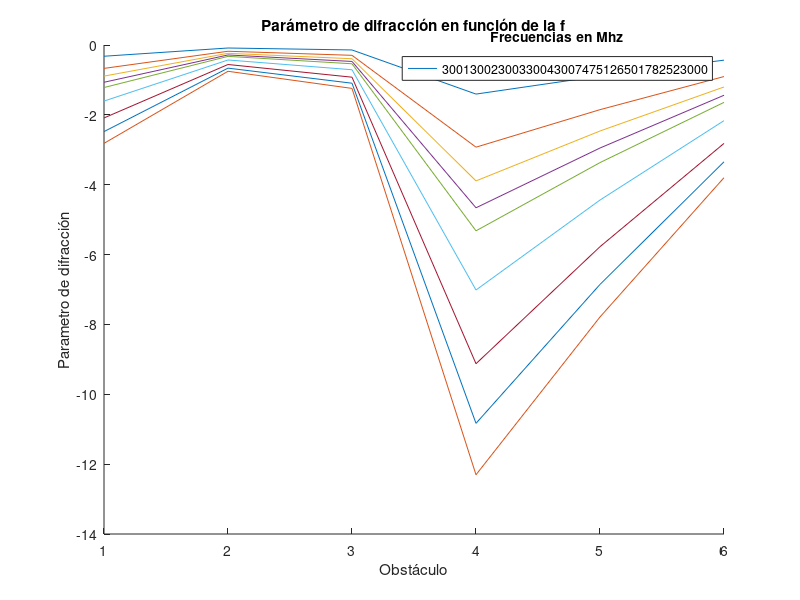
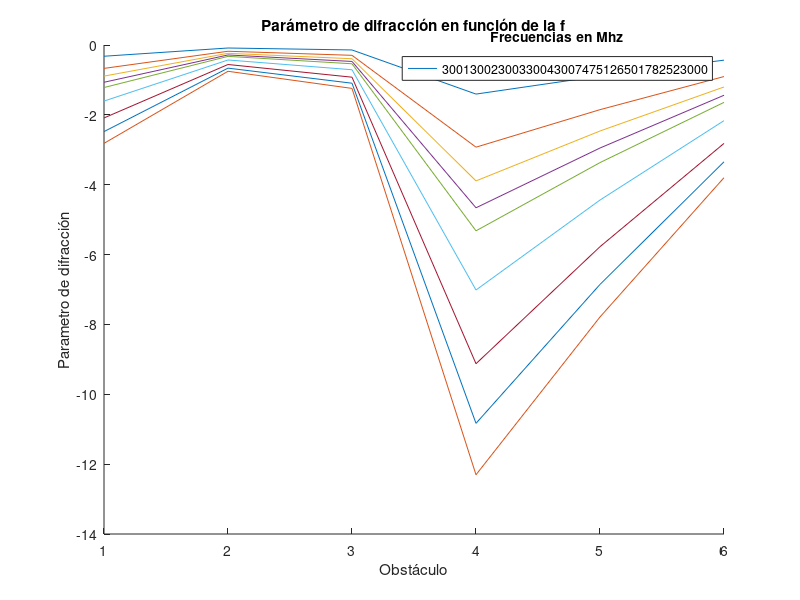
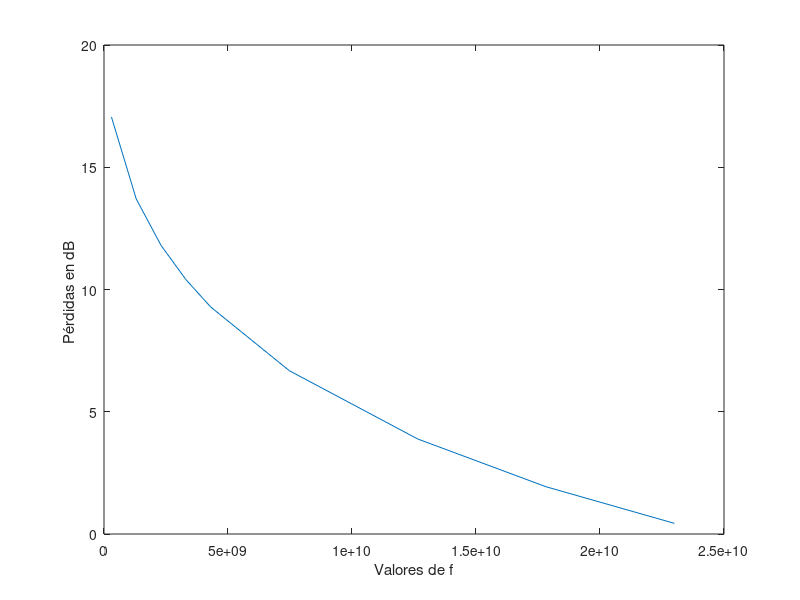
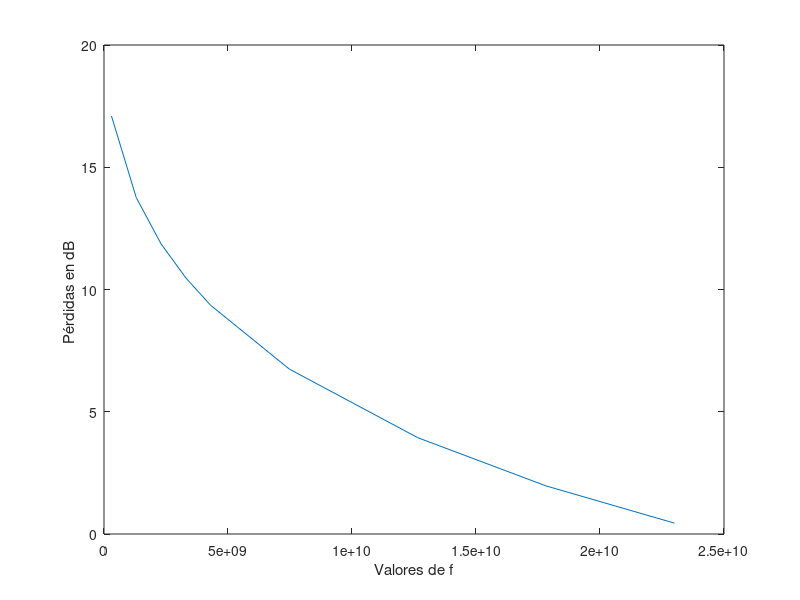

MATLAB code to generate these figures, in order:
%  EJERCICIO 1.3*-*-*-*-*-*-*-*-*-*-*-*-*-*-*-*-*-*-*-*--*-*-*-*-*-*-*-*-*
clear;clc;close all;
K      = 4/3;
c      = 3e8;
f      = [300,1300, 2300, 3300, 4300,7475,12650, 17825, 23000].*1e6;
lambda = c./f;
d      = 20.09e3;
R0     = 6370e3;
Re     = R0*K;
h1     = 807;

e  = [797 800 803 799 735 760 788 805];
a  = [10 0 0 0 0 0 0  8];
d1 = [0 0.806e3 1.910e3 3.721e3 7.831e3 10.955e3 14.965e3 d];
d2 = d - d1;

flecha         = d1.*d2/(2*Re);
altura_rayo    = ((e(end)+a(end)-e(1)-a(1))/d)*d1 + e(1)+a(1);
despejamiento  = e + flecha - altura_rayo;
    
numero_iteraciones    = size(lambda);
columnas              = size(f);

for iteracion=1:numero_iteraciones(2)
    R1(iteracion,:) = sqrt(lambda(1,iteracion)*d1.*d2/d); %Altura del primer rayo de Fresnel    
end

despejamiento(:,1)    =[];
despejamiento(:,end)  =[];
d1(:,1)        =[];
d1(:,end)      =[];
R1(:,1)        =[];
R1(:,end)      =[];
flecha(:,1)    =[];
flecha(:,end)  =[];
e(:,1) = [];
e(:,end) = [];

d2=d-d1;

obstaculo_mayor          = max(e);
posicion_obstaculo_mayor = find(e==obstaculo_mayor);
uve                      = sqrt(2)*despejamiento./R1;
Ldif_iterado             = 6.9 + 20*log10(sqrt((uve-0.1).^2 +1) + uve-0.1);


Ldif_sd                                      = zeros(1,numero_iteraciones(2));
uve_obstaculo_principal_y_subvano            = zeros(numero_iteraciones(2),3);
posicion_uve_menos_negativo_inferior_subvano = zeros(numero_iteraciones(2),3);
altura_rayo(:,1) = [];
altura_rayo(:,end) = [];

flecha        = (d1.*d2)/(2*Re);
despejamiento =  e + flecha - altura_rayo;
for iteracion=1:numero_iteraciones(2)       
    uve_iterado(iteracion,:)   = sqrt(2)*despejamiento./R1(iteracion,:);   
end
figure(1);title("Parámetro de difracción en función de la f")
% find(uve_iterado(5,:) < -0.78)
for iteracion=1:numero_iteraciones(2)
    hold on
    plot(uve(iteracion,:));
    xticks(1:7)
    hold off
end

frec = ["300","1300", "2300", "3300", "4300","7475","12650","17825","23000"];
ylabel("Parametro de difracción");xlabel("Obstáculo");
lgd = legend(frec);title(lgd,'Frecuencias en Mhz');


d_izq   = d1(2);
d1_izq  = d1(1);
d2_izq  = d1(2)-d1(1);
h2_izq  = e(2);
h1_izq  = h1;
AlturaRayo_izq   = ((h2_izq-h1_izq)/d_izq)*d1_izq+h1_izq;


Flecha_izquierda        = (d1_izq*d2_izq)/(2*Re);
Despejamiento_izquierda = Flecha_izquierda + e(1) - AlturaRayo_izq;      
        
d_drch  = d2(2);
d1_drch = d1(3)-d1(2);
d2_drch = d2(3);
h2_drch = e(6);
h1_drch = e(2);
AlturaRayo_drch  = ((h2_drch-h1_drch)/d_drch)*d1_drch+h1_drch;

Flecha_derecha        = (d1_drch*d2_drch)/(2*Re);
Despejamiento_derecha = Flecha_derecha + e(1) - AlturaRayo_drch;   

C =10+0.04*(d1(2)/1000+d2(2)/1000);

figure(5);title("Ldiff obstáculos con V > -0.78")
for iteracion=1:numero_iteraciones(2)

   %IZQUIERDA 
        R1_izq(iteracion,:)        = sqrt(lambda(1,iteracion)*d1_izq*d2_izq/d_izq);
  
        uve_izquiera(iteracion,:)  = sqrt(2)*(Despejamiento_izquierda./R1_izq(iteracion,:));
        
        Lad_izquierda(iteracion,:) = 6.9 + 20*log10(sqrt((uve_izquiera(iteracion,:)-0.1).^2 +1) + uve_izquiera(iteracion,:)-0.1)
   %DERECHA
     
        R1_drch(iteracion,:)     = sqrt(lambda(1,iteracion)*d1_drch*d2_drch/d_drch);
        
        uve_derecha(iteracion,:) = sqrt(2)*(Despejamiento_derecha./R1_drch(iteracion,:));
      
        Lad_derecha(iteracion,:) = 6.9 + 20*log10(sqrt((uve_derecha(iteracion,:)-0.1).^2 +1) + uve_derecha(iteracion,:)-0.1)
     
        T(iteracion,:) =1-exp(-(max(Ldif_iterado(iteracion,:)))/6);
   
   Ldiff_totales(iteracion,:) = max(Ldif_iterado(iteracion,:)) + T(iteracion,:)*(Lad_derecha(iteracion,:) + Lad_izquierda(iteracion,:) + C)

   
end
plot(f,Ldiff_totales)
ylabel("Pérdidas en dB ");xlabel("Valores de f");

% *-*-*--*-*-*-*-*-*-*-*-*-*-*-*
K      = 4/3;
c      = 3e8;
f      = [300,1300, 2300, 3300, 4300,7475,12650, 17825, 23000].*1e6;
lambda = c./f;
d      = 20.09e3;
R0     = 6370e3;
Re     = R0*K;
h1     = 807;

e  = [797 800 803 799 735 760 788 805];
a  = [10 0 0 0 0 0 0  8];
d1 = [0 0.806e3 1.910e3 3.721e3 7.831e3 10.955e3 14.965e3 d];
d2 = d - d1;

flecha         = d1.*d2/(2*Re);
altura_rayo    = ((e(end)+a(end)-e(1)-a(1))/d)*d1 + e(1)+a(1);
despejamiento  = e + flecha - altura_rayo;
for iteracion=1:numero_iteraciones(2)
    R1_2(iteracion,:) = sqrt(lambda(1,iteracion)*d1.*d2/d); %Altura del primer rayo de Fresnel    
end
despejamiento(:,1)    =[];
despejamiento(:,end)  =[];
d1(:,1)        =[];
d1(:,end)      =[];
R1_2(:,1)        =[];
R1_2(:,end)      =[];
flecha(:,1)    =[];
flecha(:,end)  =[];
e(:,1) = [];
e(:,end) = [];

obstaculo_mayor          = max(e);
posicion_obstaculo_mayor = find(e==obstaculo_mayor);
uve                      = sqrt(2)*despejamiento./R1;
Ldif_iterado             = 6.9 + 20*log10(sqrt((uve-0.1).^2 +1) + uve-0.1);


Ldif_sd                                      = zeros(1,numero_iteraciones(2));
uve_obstaculo_principal_y_subvano            = zeros(numero_iteraciones(2),3);
posicion_uve_menos_negativo_inferior_subvano = zeros(numero_iteraciones(2),3);
altura_rayo(:,1) = [];
altura_rayo(:,end) = [];

despejamiento =  e + flecha - altura_rayo;
for iteracion=1:numero_iteraciones(2)       
    uve_iterado(iteracion,:)   = sqrt(2)*despejamiento./R1_2(iteracion,:);   
end
figure(2);title("Parámetro de difracción en función de la f")
% find(uve_iterado(5,:) < -0.78)
for iteracion=1:numero_iteraciones(2)
    hold on
    plot(uve(iteracion,:));
    xticks(1:7)
    hold off
end

frec = ["300","1300", "2300", "3300", "4300","7475","12650","17825","23000"];
ylabel("Parametro de difracción");xlabel("Obstáculo");
lgd = legend(frec);title(lgd,'Frecuencias en Mhz');


d_izq   = d1(2);
d1_izq  = d1(1);
d2_izq  = d1(2)-d1(1);
h2_izq  = e(2);
h1_izq  = h1;
AlturaRayo_izq   = ((h2_izq-h1_izq)/d_izq)*d1_izq+h1_izq;


Flecha_izquierda        = (d1_izq*d2_izq)/(2*Re);
Despejamiento_izquierda = Flecha_izquierda + e(1) - AlturaRayo_izq;      
        
d_drch  = d2(2);
d1_drch = d1(3)-d1(2);
d2_drch = d2(3);
h2_drch = e(6);
h1_drch = e(2);
AlturaRayo_drch  = ((h2_drch-h1_drch)/d_drch)*d1_drch+h1_drch;

Flecha_derecha        = (d1_drch*d2_drch)/(2*Re);
Despejamiento_derecha = Flecha_derecha + e(1) - AlturaRayo_drch;   

C =10+0.04*(d1(2)/1000+d2(2)/1000);

figure(6);title("Ldiff obstáculos con V > -0.78")
for iteracion=1:numero_iteraciones(2)

   %IZQUIERDA 
        R1_izq(iteracion,:)        = sqrt(lambda(1,iteracion)*d1_izq*d2_izq/d_izq);
  
        uve_izquiera(iteracion,:)  = sqrt(2)*(Despejamiento_izquierda./R1_izq(iteracion,:));
        
        Lad_izquierda(iteracion,:) = 6.9 + 20*log10(sqrt((uve_izquiera(iteracion,:)-0.1).^2 +1) + uve_izquiera(iteracion,:)-0.1)
   %DERECHA
     
        R1_drch(iteracion,:)     = sqrt(lambda(1,iteracion)*d1_drch*d2_drch/d_drch);
        
        uve_derecha(iteracion,:) = sqrt(2)*(Despejamiento_derecha./R1_drch(iteracion,:));
      
        Lad_derecha(iteracion,:) = 6.9 + 20*log10(sqrt((uve_derecha(iteracion,:)-0.1).^2 +1) + uve_derecha(iteracion,:)-0.1)
     
        T(iteracion,:) =1-exp(-(max(Ldif_iterado(iteracion,:)))/6);
   
   Ldiff_totales2(iteracion,:) = max(Ldif_iterado(iteracion,:)) + T(iteracion,:)*(Lad_derecha(iteracion,:) + Lad_izquierda(iteracion,:) + C)

   
end
plot(f,Ldiff_totales2)
ylabel("Pérdidas en dB ");xlabel("Valores de f");
